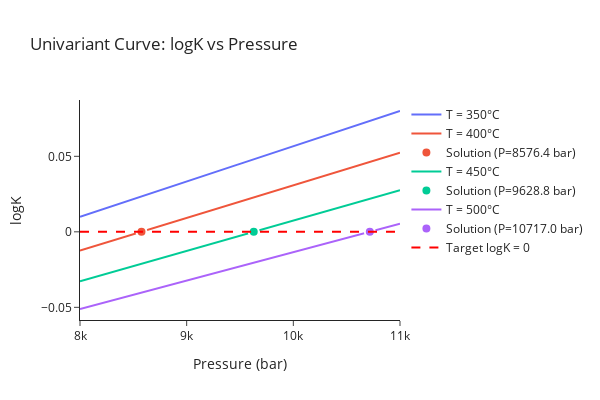

Notebook code cell kept with this figure:
### Markdown cell above
As we saw in the `2-Univariant-Curves-T-P.ipynb` demo, we can model the equilibrium between calcite and aragonite and visualize the results with a univariant curve with temperature and pressure axes.

$$\text{calcite} = \text{aragonite}$$

But what if we have specific temperature value(s) and a logK in mind, and we want to solve for the pressure associated with those values?

For example, what if we want the pressures corresponding to logK=0 at 350, 400, 450, and 500 °C?

We can't do that with the the `univariant_TP()` function from the last demo.

Instead, we can use a function called `unicurve()`. The function is set up in a very similar way:

### Code cell
unicurve(solve="P", # solving for pressure
         logK=0, # desired logK
         species=["calcite", "aragonite"], # chemical species
         state=["cr", "cr"], # aq, gas, liq, cr
         coeff=[-1, 1], # reaction stoichiometry (negative for reactants, positive for products)
         temperatures=[350, 400, 450, 500], # the temperatures used to calculate pressures
         minP=8000, maxP=11000, # the minimum and maximum in a range of pressures to search
         plot_it=True, # visualize results
         messages=True, # print messages
         )

### Figure 1 — Plotly figure (JSON) as saved in the notebook; plotly's stock layout.template omitted (floating-point values rounded to 4 significant figures; data arrays with more than 128 entries replaced by an {"elided": "..."} marker saying what was removed)
{"data": [{"hovertemplate": "T=%{text}°C<br>P=%{x:.2f} bar<br>logK=%{y:.6f}<extra></extra>", "line": {"color": "#636EFA", "width": 2}, "mode": "lines", "name": "T = 350°C", "text": {"elided": "200 str values"}, "type": "scatter", "x": {"elided": "200 float values"}, "y": {"elided": "200 float values"}}, {"hovertemplate": "T=%{text}°C<br>P=%{x:.2f} bar<br>logK=%{y:.6f}<extra></extra>", "line": {"color": "#EF553B", "width": 2}, "mode": "lines", "name": "T = 400°C", "text": {"elided": "200 str values"}, "type": "scatter", "x": {"elided": "200 float values"}, "y": {"elided": "200 float values"}}, {"hovertemplate": "Solution<br>T=400°C<br>P=%{x:.2f} bar<br>logK=0.000000<extra></extra>", "marker": {"color": "#EF553B", "line": {"color": "white", "width": 2}, "size": 10, "symbol": "circle"}, "mode": "markers", "name": "Solution (P=8576.4 bar)", "type": "scatter", "x": [8576.0], "y": [0]}, {"hovertemplate": "T=%{text}°C<br>P=%{x:.2f} bar<br>logK=%{y:.6f}<extra></extra>", "line": {"color": "#00CC96", "width": 2}, "mode": "lines", "name": "T = 450°C", "text": {"elided": "200 str values"}, "type": "scatter", "x": {"elided": "200 float values"}, "y": {"elided": "200 float values"}}, {"hovertemplate": "Solution<br>T=450°C<br>P=%{x:.2f} bar<br>logK=0.000000<extra></extra>", "marker": {"color": "#00CC96", "line": {"color": "white", "width": 2}, "size": 10, "symbol": "circle"}, "mode": "markers", "name": "Solution (P=9628.8 bar)", "type": "scatter", "x": [9629.0], "y": [0]}, {"hovertemplate": "T=%{text}°C<br>P=%{x:.2f} bar<br>logK=%{y:.6f}<extra></extra>", "line": {"color": "#AB63FA", "width": 2}, "mode": "lines", "name": "T = 500°C", "text": {"elided": "200 str values"}, "type": "scatter", "x": {"elided": "200 float values"}, "y": {"elided": "200 float values"}}, {"hovertemplate": "Solution<br>T=500°C<br>P=%{x:.2f} bar<br>logK=0.000000<extra></extra>", "marker": {"color": "#AB63FA", "line": {"color": "white", "width": 2}, "size": 10, "symbol": "circle"}, "mode": "markers", "name": "Solution (P=10717.0 bar)", "type": "scatter", "x": [10720.0], "y": [0]}, {"hovertemplate": "Target logK=0.000000<extra></extra>", "line": {"color": "red", "dash": "dash", "width": 2}, "mode": "lines", "name": "Target logK = 0", "type": "scatter", "x": [8000, 11000], "y": [0, 0]}], "layout": {"height": 400, "hoverlabel": {"bgcolor": "white"}, "showlegend": true, "title": {"text": "Univariant Curve: logK vs Pressure"}, "width": 600, "xaxis": {"autorange": true, "range": [8000, 11000], "title": {"text": "Pressure (bar)"}, "type": "linear"}, "yaxis": {"autorange": true, "range": [-0.05839, 0.08729], "title": {"text": "logK"}, "type": "linear"}}}
